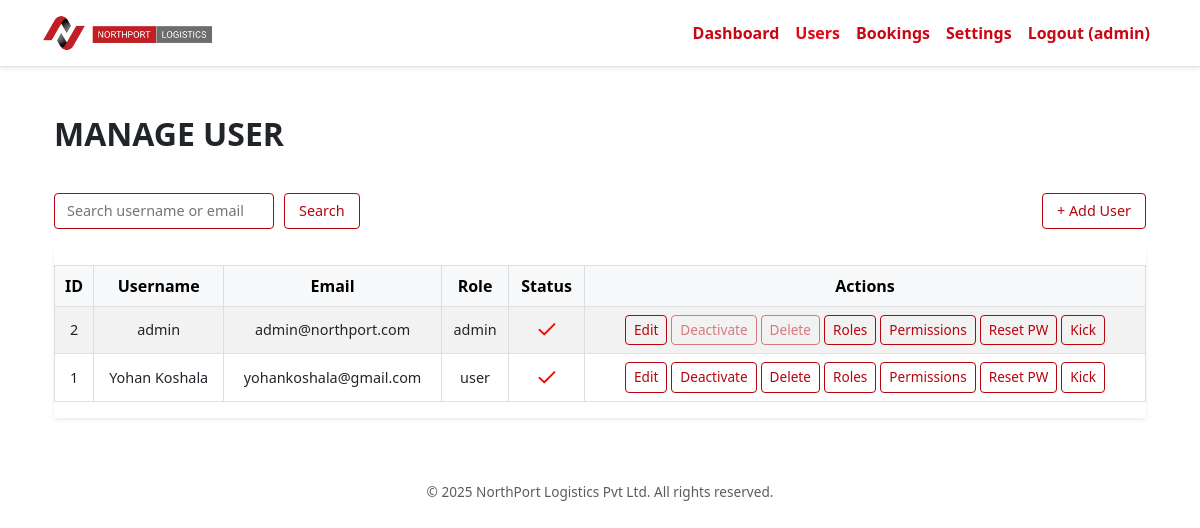
Page /admin/manage_users.php (signed in) on the committed database.
### tables this page shows
CREATE TABLE `users` (
  `id` int(11) NOT NULL,
  `username` varchar(50) NOT NULL,
  `email` varchar(100) NOT NULL,
  `password_hash` varchar(255) NOT NULL,
  `role` enum('admin','manager','employer','user') NOT NULL DEFAULT 'user',
  `is_active` tinyint(1) NOT NULL DEFAULT 1,
  `created_at` timestamp NOT NULL DEFAULT current_timestamp(),
  `updated_at` timestamp NOT NULL DEFAULT current_timestamp() ON UPDATE current_timestamp(),
  `phone` varchar(20) DEFAULT NULL,
  `street_address` varchar(255) DEFAULT NULL,
  `city` varchar(100) DEFAULT NULL,
  `state` varchar(100) DEFAULT NULL,
  `postal_code` varchar(20) DEFAULT NULL,
  `country` varchar(100) DEFAULT NULL,
  `company_name` varchar(255) DEFAULT NULL,
  `profile_pic` varchar(255) DEFAULT NULL,
  `date_of_birth` date DEFAULT NULL,
  `preferences` longtext DEFAULT NULL CHECK (json_valid(`preferences`)),
  `notes` text DEFAULT NULL
);

### admin/manage_users.php (the view, shortened to what this page needs)
<?php
require_once '../includes/auth.php';
$search = trim($_GET['search'] ?? '');
$page = max(1, (int)($_GET['page'] ?? 1));
$perPage = 15;
$offset = ($page - 1) * $perPage;
$params = [];
$sql = "SELECT * FROM users";
$sql .= " ORDER BY created_at DESC LIMIT $perPage OFFSET $offset";
$stmt = $pdo->prepare($sql);
$stmt->execute($params);
$users = $stmt->fetchAll(PDO::FETCH_ASSOC);
function redCheckIcon()
{
    return '<svg xmlns="http://www.w3.org/2000/svg" width="20" height="20" fill="red" class="bi bi-check-lg" viewBox="0 0 16 16">'
        . '<path d="M13.485 1.929a.75.75 0 0 1 1.06 1.06l-8.25 8.25a.75.75 0 0 1-1.06 0L1.47 7.56a.75.75 0 1 1 1.06-1.06l3.182 3.183 7.773-7.773z"/></svg>';
}
?>
<?php require_once '../includes/header.php'; ?>
<div class="container my-5">
    <h2 class="mb-4 fw-bold">MANAGE USER</h2>
    <form method="get" action="manage_users.php" role="search" aria-label="Search users" style="display: flex; flex-wrap: wrap; align-items: center; gap: 10px; margin-bottom: 20px;">
        <input
            type="search"
            name="search"
            placeholder="Search username or email"
            value="<?= htmlspecialchars($search) ?>"
            style="border: 1px solid #b6050e; border-radius: 4px; padding: 6px 12px; font-size: 0.9rem; width: 220px; outline: none;"
            onfocus="this.style.borderColor='#8b0000';"
            onblur="this.style.borderColor='#b6050e';" />
        <button type="submit" class="btn-simple" style="padding: 6px 14px;">Search</button>
        <a href="user_create.php" class="btn-simple" style="margin-left: auto; padding: 6px 14px;">+ Add User</a>
    </form>
    <div class="table-responsive shadow-sm">
        <table class="table table-bordered table-striped align-middle">
            <thead class="table-light text-center">
                <tr>
                    <th>ID</th>
                    <th>Username</th>
                    <th>Email</th>
                    <th>Role</th>
                    <th>Status</th>
                    <th>Actions</th>
                </tr>
            </thead>
            <tbody>
                <?php if (!$users): ?>
                    <tr>
                        <td colspan="6" class="text-center text-muted py-4">No users found.</td>
                    </tr>
                    <?php else: foreach ($users as $user): ?>
                        <tr>
                            <td><?= $user['id'] ?></td>
                            <td><?= htmlspecialchars($user['username']) ?></td>
                            <td><?= htmlspecialchars($user['email']) ?></td>
                            <td><?= htmlspecialchars($user['role'] ?? $user['user_role'] ?? 'N/A') ?></td>
                            <td class="text-center">
                                <?= $user['is_active'] ? redCheckIcon() : '<span style="font-size:1.4em;" class="text-muted">&#x2717;</span>' ?>
                            </td>
                            <td>
                                <div class="btn-group btn-group-sm" role="group" aria-label="User actions">
                                    <a href="user_edit.php?id=<?= $user['id'] ?>" class="btn-simple">Edit</a>
                                    <?php if ($user['id'] !== $_SESSION['user_id']): ?>
                                        <a href="user_toggle.php?id=<?= $user['id'] ?>&redirect=<?= urlencode($_SERVER['REQUEST_URI']) ?>" class="btn-simple" onclick="return confirm('Confirm toggle?');">
                                            <?= $user['is_active'] ? 'Deactivate' : 'Activate' ?>
                                        </a>
                                        <a href="user_delete.php?id=<?= $user['id'] ?>&redirect=<?= urlencode($_SERVER['REQUEST_URI']) ?>" class="btn-simple" onclick="return confirm('Delete permanently?');">Delete</a>
                                    <?php else: ?>
                                        <button class="btn-simple" disabled>Deactivate</button>
                                        <button class="btn-simple" disabled>Delete</button>
                                    <?php endif; ?>
                                    <a href="role_management.php?user_id=<?= $user['id'] ?>" class="btn-simple">Roles</a>
                                    <a href="edit_permissions.php?user_id=<?= $user['id'] ?>" class="btn-simple">Permissions</a>
                                    <a href="user_reset_password.php?id=<?= $user['id'] ?>&redirect=<?= urlencode($_SERVER['REQUEST_URI']) ?>" class="btn-simple" onclick="return confirm('Reset password?');">Reset PW</a>
                                    <a href="user_kick.php?id=<?= $user['id'] ?>&redirect=<?= urlencode($_SERVER['REQUEST_URI']) ?>" class="btn-simple" onclick="return confirm('Kick user?');">Kick</a>
                                </div>
                            </td>
                        </tr>
                <?php endforeach;
                endif; ?>
            </tbody>
        </table>
    </div>
</div>
<footer class="text-center py-3">
    <div class="footer-bottom text-muted">
        &copy; <?= date('Y') ?> NorthPort Logistics Pvt Ltd. All rights reserved.
    </div>
</footer>

### includes/header.php (shortened to what this page needs)
<?php
require_once __DIR__ . '/db.php';
$base_url = '/northport/';
$default_logo = 'assets/images/default-logo.png';
$settings = [];
$stmt = $pdo->query("SELECT setting_key, setting_value FROM settings");
while ($row = $stmt->fetch(PDO::FETCH_ASSOC)) {
    $settings[$row['setting_key']] = $row['setting_value'];
}
$logo_path = $settings['site_logo'] ?? $settings['logo_path'] ?? $default_logo;
$logo_url = $base_url . $logo_path . '?v=' . time();
$username = $_SESSION['username'] ?? null;
$role = $_SESSION['role'] ?? null;
$current_file = basename($_SERVER['PHP_SELF']);
function safeOutput($str) {
    return htmlspecialchars($str, ENT_QUOTES, 'UTF-8');
}
?>
<!DOCTYPE html>
<html lang="en">
<head>
  <link href="https://cdn.jsdelivr.net/npm/bootstrap@5.3.0/dist/css/bootstrap.min.css" rel="stylesheet" />
  <link rel="stylesheet" href="https://cdnjs.cloudflare.com/ajax/libs/font-awesome/6.5.0/css/all.min.css" />
</head>
<body>
<nav class="navbar navbar-expand-lg navbar-light bg-white border-bottom shadow-sm py-2">
  <div class="container">
    <a class="navbar-brand d-flex align-items-center" href="<?= safeOutput($base_url) ?>">
      <img src="<?= safeOutput($logo_url) ?>" alt="Logo" />
    </a>
    <div class="collapse navbar-collapse" id="navMenu">
      <ul class="navbar-nav ms-auto mb-2 mb-lg-0">
        <?php if ($username): ?>
          <li class="nav-item">
            <a class="nav-link <?= $current_file === 'dashboard.php' ? 'active' : '' ?>"
               href="<?= safeOutput($base_url . $role) ?>/dashboard.php">Dashboard</a>
          </li>
          <?php if ($role === 'admin'): ?>
            <li class="nav-item">
              <a class="nav-link <?= $current_file === 'manage_users.php' ? 'active' : '' ?>"
                 href="<?= safeOutput($base_url) ?>admin/manage_users.php">Users</a>
            </li>
            <li class="nav-item">
              <a class="nav-link <?= $current_file === 'manage_bookings.php' ? 'active' : '' ?>"
                 href="<?= safeOutput($base_url) ?>admin/manage_bookings.php">Bookings</a>
            </li>
            <li class="nav-item">
              <a class="nav-link <?= $current_file === 'settings.php' ? 'active' : '' ?>"
                 href="<?= safeOutput($base_url) ?>admin/settings.php">Settings</a>
            </li>
          <?php endif; ?>
          <li class="nav-item">
            <a class="nav-link <?= $current_file === 'logout.php' ? 'active' : '' ?>"
               href="<?= safeOutput($base_url) ?>logout.php">Logout (<?= safeOutput($username) ?>)</a>
          </li>
        <?php endif; ?>
      </ul>
    </div>
  </div>
</nav>
<main class="container my-4">

### includes/header.php (style rules this page uses)
.navbar-brand img { height: 40px; object-fit: contain; }
.nav-link.active { font-weight: bold; color: #e30613 !important; }
footer { font-size: 0.9rem; }
.nav-link { color: #cc0612; font-weight: 600; transition: color 0.3s ease; }

### admin/manage_users.php (style rules this page uses)
.btn-simple { background: transparent; border: 1px solid #b6050e; color: #b6050e; padding: 6px 14px; font-size: 0.9rem; cursor: pointer; border-radius: 4px; text-decoration: none; user-select: none; transition: background-color 0.2s ease, color 0.2s ease; }
.btn-simple:disabled, .btn-simple[disabled] { opacity: 0.5; cursor: not-allowed; }
input[type="search"] { border: 1px solid #b6050e; border-radius: 4px; padding: 6px 10px; font-size: 0.9rem; width: 220px; outline-offset: 2px; transition: border-color 0.2s ease; }
.table-responsive { overflow-x: auto; }
table { border-collapse: collapse; width: 100%; max-width: 100%; margin-top: 1rem; }
th, td { border: 1px solid #ddd; padding: 8px 10px; text-align: center; vertical-align: middle; }
th { background-color: #f9f9f9; color: #b6050e; }
td { font-size: 0.9rem; }
.btn-group-sm>.btn-simple { padding: 4px 8px; font-size: 0.85rem; margin: 0 2px; }
footer { text-align: center; margin-top: 40px; font-size: 0.85rem; color: #888; }

### rows in the picture
users: id "2", username "admin", email "admin@northport.com", role "admin", shows "Deactivate"
users: id "1", username "Yohan Koshala", email "yohankoshala@gmail.com", role "user", is_active "Deactivate"

### other values in the picture
safeOutput($username) "admin"
